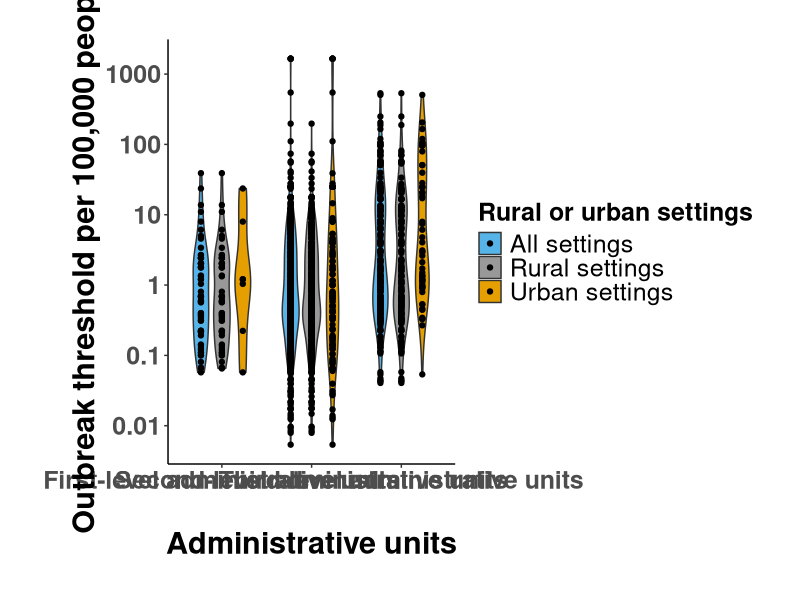
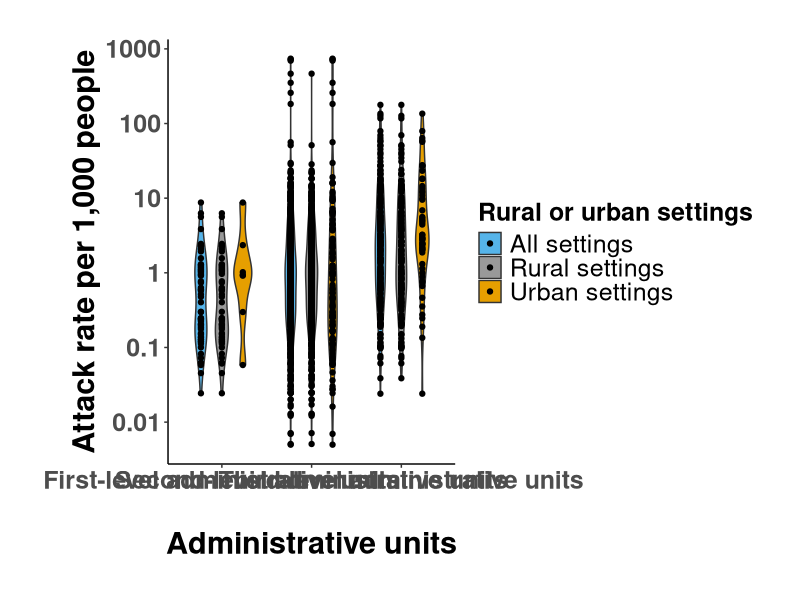
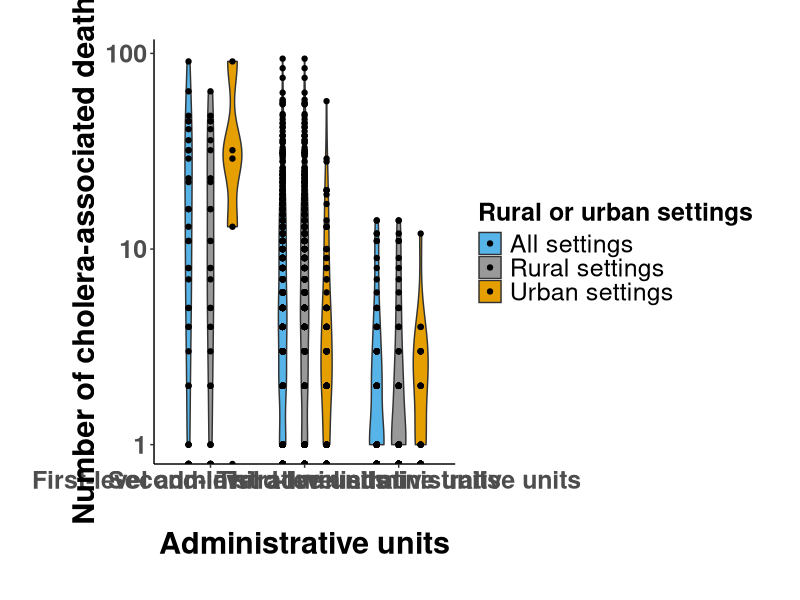
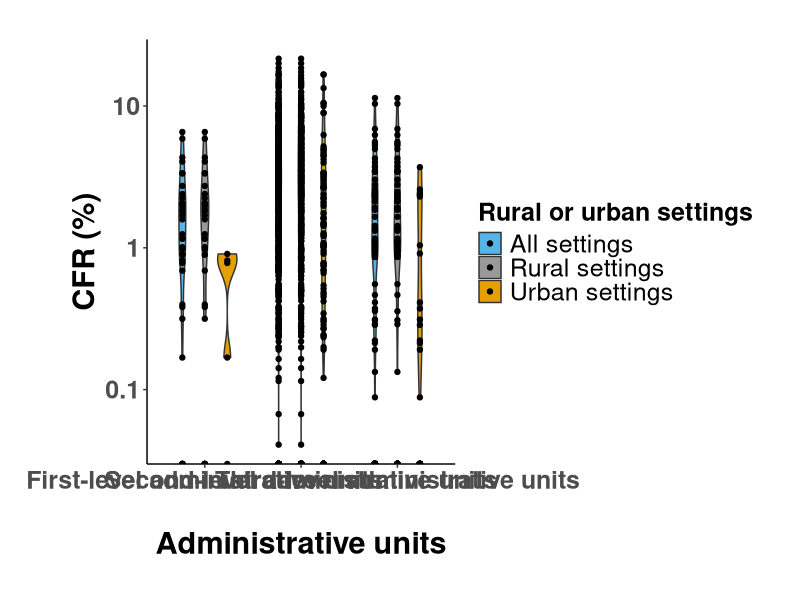
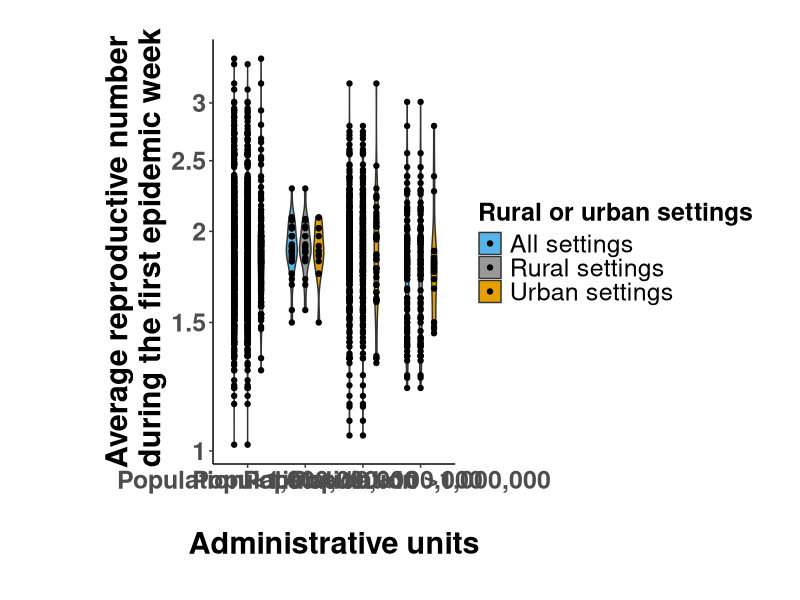
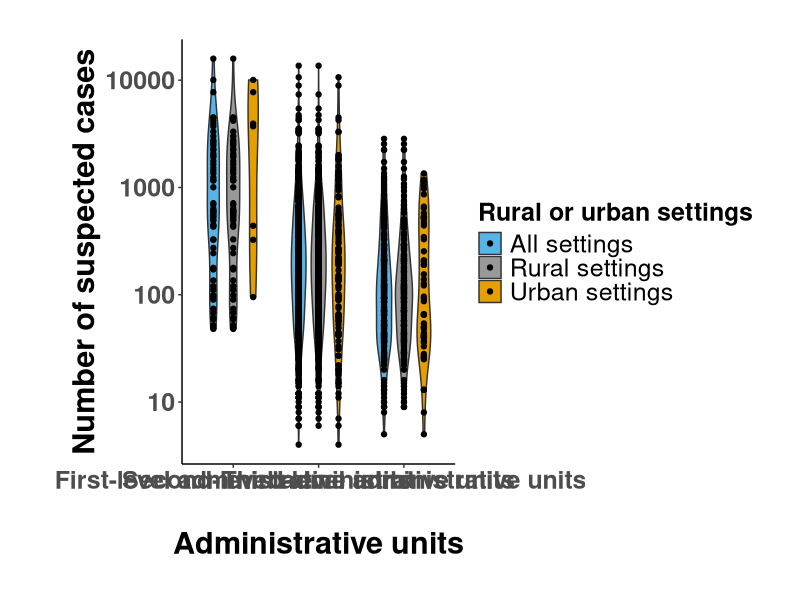
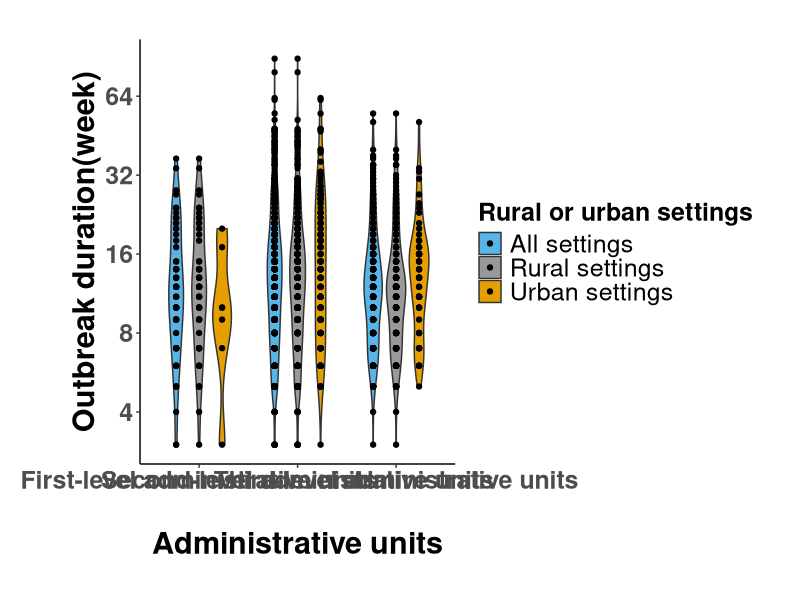
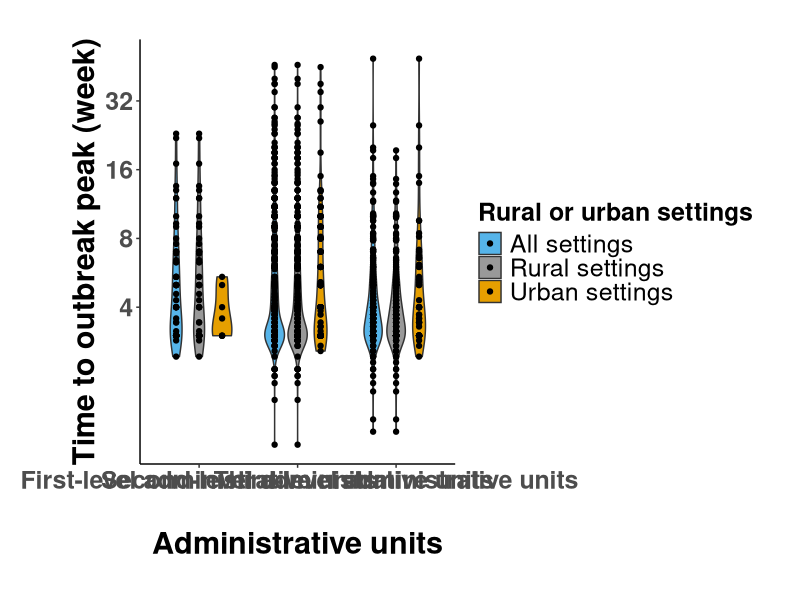

These figures' R source, in order:
## Supplement figures
library(dplyr)
library(ggplot2)
library(stringr)
outbreak_data=read.csv("reference_data/outbreak_data.csv")

fig3_data=rbind(outbreak_data,outbreak_data)
fig3_data[1:(nrow(fig3_data)/2),]$rural_urban='All settings'
fig3_data$rural_urban=factor(fig3_data$rural_urban,
                             levels = c('All settings',
                                        'Rural settings',
                                        'Urban settings'))

fig3_data$confirmed_prop=100*fig3_data$total_confirmed_cases/fig3_data$total_suspected_cases
fig3_data$confirmed_attackrate=1000*fig3_data$total_confirmed_cases/fig3_data$population
fig3_data$spatial_scale=ifelse(fig3_data$spatial_scale=='admin1','First-level administrative units',
                               ifelse(fig3_data$spatial_scale=='admin2','Second-level administrative units','Third-level administrative units'))

cat='spatial_scale'#pop_cat/spatial_scale
if(cat=='pop_cat'){
  x_title='\nPopulation'
}else if(cat=='spatial_scale'){
  x_title='\nAdministrative units'
} 

tr=ggplot(fig3_data, aes(x=spatial_scale, y=threshold, fill=rural_urban)) +
  scale_y_log10(breaks = c(0.01,0.1,1,10,100,1000),
                labels = c(0.01,0.1,1,10,100,1000))+
  geom_violin(width=0.6,position=position_dodge(0.7))+
  geom_point(position = position_jitterdodge(jitter.width=0,dodge.width=0.7))+
  scale_fill_manual(values=c( "#56B4E9","#999999", "#E69F00"))+
  theme()+
  ggplot2::labs(
    y='\nOutbreak threshold per 100,000 people',
    x=x_title)+
  theme_classic()+
  ggplot2::theme(
    plot.background  = ggplot2::element_rect(fill = "transparent"),
    panel.grid.major.x = ggplot2::element_blank(), # get rid of major grid
    panel.grid.minor.x = ggplot2::element_blank(), 
    panel.grid.major.y = ggplot2::element_blank(), # get rid of major grid
    panel.grid.minor.y = ggplot2::element_blank(), 
    axis.title.x =   ggplot2::element_text(size = 22,face="bold"),
    axis.text.x =   ggplot2::element_text(size = 18,face="bold"),
    axis.title.y =   ggplot2::element_text(size = 22,face="bold"),
    axis.text.y =   ggplot2::element_text(size = 18,face="bold"),
    plot.title =   ggplot2::element_text(size = 22,face="bold"),
    legend.title = ggplot2::element_text( size=18,face='bold'),
    strip.text = element_text(size=22,face='bold'),
    legend.text = element_text(size=18)
  )+
  guides(fill=guide_legend(title="Rural or urban settings"))+
  ggplot2::theme(plot.margin = margin(1, 1, 1, 1, "cm"))
tr

ar=ggplot(fig3_data, aes(x=spatial_scale, y=attack_rate, fill=rural_urban)) +
  scale_y_log10(breaks = c(0.01,0.1,1,10,100,1000),
                labels = c(0.01,0.1,1,10,100,1000))+
  geom_violin(width=0.6,position=position_dodge(0.7))+
  geom_point(position = position_jitterdodge(jitter.width=0,dodge.width=0.7))+
  scale_fill_manual(values=c( "#56B4E9","#999999", "#E69F00"))+
  theme()+
  ggplot2::labs(
    y='\nAttack rate per 1,000 people',
    x=x_title
  )+
  theme_classic()+
  ggplot2::theme(
    plot.background  = ggplot2::element_rect(fill = "transparent"),
    panel.grid.major.x = ggplot2::element_blank(), # get rid of major grid
    panel.grid.minor.x = ggplot2::element_blank(), 
    panel.grid.major.y = ggplot2::element_blank(), # get rid of major grid
    panel.grid.minor.y = ggplot2::element_blank(), 
    axis.title.x =   ggplot2::element_text(size = 22,face="bold"),
    axis.text.x =   ggplot2::element_text(size = 18,face="bold"),
    axis.title.y =   ggplot2::element_text(size = 22,face="bold"),
    axis.text.y =   ggplot2::element_text(size = 18,face="bold"),
    plot.title =   ggplot2::element_text(size = 22,face="bold"),
    legend.title = ggplot2::element_text( size=18,face='bold'),
    strip.text = element_text(size=22,face='bold'),
    legend.text = element_text(size=18)
  )+
  guides(fill=guide_legend(title="Rural or urban settings"))+
  ggplot2::theme(plot.margin = margin(1, 1, 1, 1, "cm"))
ar

death=ggplot(fig3_data, aes(x=spatial_scale, y=total_deaths, fill=rural_urban)) +
  scale_y_log10(breaks = c(1,10,100),
                labels = c(1,10,100))+
  geom_violin(width=0.6,position=position_dodge(0.7))+
  geom_point(position = position_jitterdodge(jitter.width=0,dodge.width=0.7))+
  scale_fill_manual(values=c( "#56B4E9","#999999", "#E69F00"))+
  theme()+
  ggplot2::labs(
    y='\nNumber of cholera-associated deaths',
    x=x_title
  )+
  theme_classic()+
  ggplot2::theme(
    plot.background  = ggplot2::element_rect(fill = "transparent"),
    panel.grid.major.x = ggplot2::element_blank(), # get rid of major grid
    panel.grid.minor.x = ggplot2::element_blank(), 
    panel.grid.major.y = ggplot2::element_blank(), # get rid of major grid
    panel.grid.minor.y = ggplot2::element_blank(), 
    axis.title.x =   ggplot2::element_text(size = 22,face="bold"),
    axis.text.x =   ggplot2::element_text(size = 18,face="bold"),
    axis.title.y =   ggplot2::element_text(size = 22,face="bold"),
    axis.text.y =   ggplot2::element_text(size = 18,face="bold"),
    plot.title =   ggplot2::element_text(size = 22,face="bold"),
    legend.title = ggplot2::element_text( size=18,face='bold'),
    strip.text = element_text(size=22,face='bold'),
    legend.text = element_text(size=18)
  )+
  guides(fill=guide_legend(title="Rural or urban settings"))+
  ggplot2::theme(plot.margin = margin(1, 1, 1, 1, "cm"))
death

cfr=ggplot(fig3_data, aes(x=spatial_scale, y=cfr, fill=rural_urban)) +
  scale_y_log10(breaks = c(0.01,0.1,1,10),
                labels = c(0.01,0.1,1,10))+
  geom_violin(width=0.6,position=position_dodge(0.7))+
  geom_point(position = position_jitterdodge(jitter.width=0,dodge.width=0.7))+
  scale_fill_manual(values=c( "#56B4E9","#999999", "#E69F00"))+
  theme()+
  ggplot2::labs(
    y='\nCFR (%)',
    x=x_title
  )+
  theme_classic()+
  ggplot2::theme(
    plot.background  = ggplot2::element_rect(fill = "transparent"),
    panel.grid.major.x = ggplot2::element_blank(), # get rid of major grid
    panel.grid.minor.x = ggplot2::element_blank(), 
    panel.grid.major.y = ggplot2::element_blank(), # get rid of major grid
    panel.grid.minor.y = ggplot2::element_blank(), 
    axis.title.x =   ggplot2::element_text(size = 22,face="bold"),
    axis.text.x =   ggplot2::element_text(size = 18,face="bold"),
    axis.title.y =   ggplot2::element_text(size = 22,face="bold"),
    axis.text.y =   ggplot2::element_text(size = 18,face="bold"),
    plot.title =   ggplot2::element_text(size = 22,face="bold"),
    legend.title = ggplot2::element_text( size=18,face='bold'),
    strip.text = element_text(size=22,face='bold'),
    legend.text = element_text(size=18)
  )+
  guides(fill=guide_legend(title="Rural or urban settings"))+
  ggplot2::theme(plot.margin = margin(1, 1, 1, 1, "cm"))
cfr

r0=ggplot(fig3_data, aes(x=pop_cat, y=mean_R0, fill=rural_urban)) +
  scale_y_log10(breaks = c(1,1.5,2,2.5,3),
                labels=c(1,1.5,2,2.5,3))+
  geom_violin(width=0.6,position=position_dodge(0.7))+
  geom_point(position = position_jitterdodge(jitter.width=0,dodge.width=0.7))+
  scale_fill_manual(values=c( "#56B4E9","#999999", "#E69F00"))+
  theme()+
  ggplot2::labs(
    y='\n\n Average reproductive number \n during the first epidemic week',
    x=x_title
  )+
  theme_classic()+
  ggplot2::theme(
    plot.background  = ggplot2::element_rect(fill = "transparent"),
    panel.grid.major.x = ggplot2::element_blank(), # get rid of major grid
    panel.grid.minor.x = ggplot2::element_blank(), 
    panel.grid.major.y = ggplot2::element_blank(), # get rid of major grid
    panel.grid.minor.y = ggplot2::element_blank(), 
    axis.title.x =   ggplot2::element_text(size = 22,face="bold"),
    axis.text.x =   ggplot2::element_text(size = 18,face="bold"),
    axis.title.y =   ggplot2::element_text(size = 22,face="bold"),
    axis.text.y =   ggplot2::element_text(size = 18,face="bold"),
    plot.title =   ggplot2::element_text(size = 22,face="bold"),
    legend.title = ggplot2::element_text( size=18,face='bold'),
    strip.text = element_text(size=22,face='bold'),
    legend.text = element_text(size=18)
  )+
  guides(fill=guide_legend(title="Rural or urban settings"))+
  ggplot2::theme(plot.margin = margin(1, 1, 1, 1, "cm"))
r0


cases=ggplot(fig3_data, aes(x=spatial_scale, y=total_suspected_cases, fill=rural_urban)) +
  scale_y_log10(breaks = c(10,100,1000,10000),
                labels= c(10,100,1000,10000))+
  geom_violin(width=0.6,position=position_dodge(0.7))+
  geom_point(position = position_jitterdodge(jitter.width=0,dodge.width=0.7))+
  scale_fill_manual(values=c( "#56B4E9","#999999", "#E69F00"))+
  theme()+
  ggplot2::labs(
    y='\nNumber of suspected cases',
    x=x_title
  )+
  theme_classic()+
  ggplot2::theme(
    plot.background  = ggplot2::element_rect(fill = "transparent"),
    panel.grid.major.x = ggplot2::element_blank(), # get rid of major grid
    panel.grid.minor.x = ggplot2::element_blank(), 
    panel.grid.major.y = ggplot2::element_blank(), # get rid of major grid
    panel.grid.minor.y = ggplot2::element_blank(), 
    axis.title.x =   ggplot2::element_text(size = 22,face="bold"),
    axis.text.x =   ggplot2::element_text(size = 18,face="bold"),
    axis.title.y =   ggplot2::element_text(size = 22,face="bold"),
    axis.text.y =   ggplot2::element_text(size = 18,face="bold"),
    plot.title =   ggplot2::element_text(size = 22,face="bold"),
    legend.title = ggplot2::element_text( size=18,face='bold'),
    strip.text = element_text(size=22,face='bold'),
    legend.text = element_text(size=18)
  )+
  guides(fill=guide_legend(title="Rural or urban settings"))+
  ggplot2::theme(plot.margin = margin(1, 1, 1, 1, "cm"))
cases

duration=ggplot(fig3_data, aes(x=spatial_scale, y=duration , fill=rural_urban)) +
  scale_y_log10(breaks = c(4,8,16,32,64,128),
                labels = c(4,8,16,32,64,128))+
  geom_violin(width=0.6,position=position_dodge(0.7))+
  geom_point(position = position_jitterdodge(jitter.width=0,dodge.width=0.7))+
  scale_fill_manual(values=c( "#56B4E9","#999999", "#E69F00"))+
  theme()+
  ggplot2::labs(
    y='\nOutbreak duration(week)',
    x=x_title
  )+
  theme_classic()+
  ggplot2::theme(
    plot.background  = ggplot2::element_rect(fill = "transparent"),
    panel.grid.major.x = ggplot2::element_blank(), # get rid of major grid
    panel.grid.minor.x = ggplot2::element_blank(), 
    panel.grid.major.y = ggplot2::element_blank(), # get rid of major grid
    panel.grid.minor.y = ggplot2::element_blank(), 
    axis.title.x =   ggplot2::element_text(size = 22,face="bold"),
    axis.text.x =   ggplot2::element_text(size = 18,face="bold"),
    axis.title.y =   ggplot2::element_text(size = 22,face="bold"),
    axis.text.y =   ggplot2::element_text(size = 18,face="bold"),
    plot.title =   ggplot2::element_text(size = 22,face="bold"),
    legend.title = ggplot2::element_text( size=18,face='bold'),
    strip.text = element_text(size=22,face='bold'),
    legend.text = element_text(size=18)
  )+
  guides(fill=guide_legend(title="Rural or urban settings"))+
  ggplot2::theme(plot.margin = margin(1, 1, 1, 1, "cm"))
duration

peak=ggplot(fig3_data, aes(x=spatial_scale, y=time_to_peak..weeks. , fill=rural_urban)) +
  scale_y_log10(breaks = c(4,8,16,32),
                labels =  c(4,8,16,32))+
  geom_violin(width=0.6,position=position_dodge(0.7))+
  geom_point(position = position_jitterdodge(jitter.width=0,dodge.width=0.7))+
  scale_fill_manual(values=c( "#56B4E9","#999999", "#E69F00"))+
  theme()+
  ggplot2::labs(
    y='\nTime to outbreak peak (week)',
    x=x_title
  )+
  theme_classic()+
  ggplot2::theme(
    plot.background  = ggplot2::element_rect(fill = "transparent"),
    panel.grid.major.x = ggplot2::element_blank(), # get rid of major grid
    panel.grid.minor.x = ggplot2::element_blank(), 
    panel.grid.major.y = ggplot2::element_blank(), # get rid of major grid
    panel.grid.minor.y = ggplot2::element_blank(), 
    axis.title.x =   ggplot2::element_text(size = 22,face="bold"),
    axis.text.x =   ggplot2::element_text(size = 18,face="bold"),
    axis.title.y =   ggplot2::element_text(size = 22,face="bold"),
    axis.text.y =   ggplot2::element_text(size = 18,face="bold"),
    plot.title =   ggplot2::element_text(size = 22,face="bold"),
    legend.title = ggplot2::element_text( size=18,face='bold'),
    strip.text = element_text(size=22,face='bold'),
    legend.text = element_text(size=18)
  )+
  guides(fill=guide_legend(title="Rural or urban settings"))+
  ggplot2::theme(plot.margin = margin(1, 1, 1, 1, "cm"))
peak